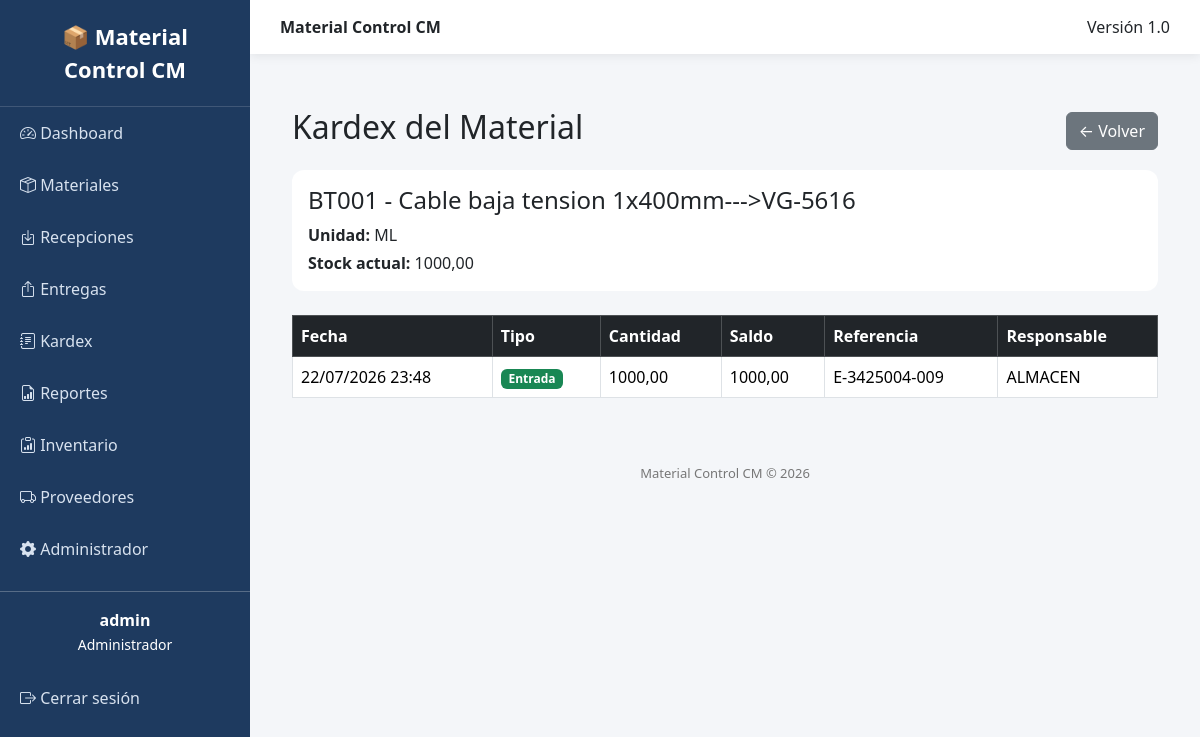
The page /materials/kardex/18/ (signed in) on the database its author committed.
### materials/models.py (models this page shows, shortened)
class Material(models.Model):
    codigo = models.CharField(max_length=30, unique=True)
    nombre = models.CharField(max_length=200)
    unidad = models.CharField(max_length=20)
    stock = models.DecimalField(max_digits=12, decimal_places=2, default=0)
    activo = models.BooleanField(default=True)

### movements/models.py (models this page shows, shortened)
class InventoryMovement(models.Model):
    TIPOS = (
        ("ENTRADA", "Entrada"),
        ("SALIDA", "Salida"),
    )
    material = models.ForeignKey(
        Material,
        on_delete=models.CASCADE
    )
    fecha = models.DateTimeField(
    default=timezone.now
    )
    tipo = models.CharField(
        max_length=10,
        choices=TIPOS
    )
    cantidad = models.DecimalField(
        max_digits=12,
        decimal_places=2
    )
    saldo = models.DecimalField(
        max_digits=12,
        decimal_places=2
    )
    referencia = models.CharField(
        max_length=100,
        blank=True
    )
    responsable = models.CharField(
        max_length=150,
        blank=True
    )
    observacion = models.TextField(
        blank=True
    )
    class Meta:
        ordering = ["-fecha"]
        verbose_name = "Movimiento de Inventario"
        verbose_name_plural = "Movimientos de Inventario"

### materials/views.py (the view)
# urls.py: path("kardex/<int:pk>/", views.material_kardex, name="material_kardex"),
@consulta_required
def material_kardex(request, pk):
    material = get_object_or_404(Material, pk=pk)
    movimientos = (
        InventoryMovement.objects
        .filter(material_id=pk)
        .order_by("-fecha", "-id")
    )
    return render(
        request,
        "materials/kardex.html",
        {
            "material": material,
            "movimientos": movimientos,
        },
    )

### templates/materials/kardex.html
{% extends "base.html" %}
{% block content %}
<div class="container mt-4">
    <div class="d-flex justify-content-between align-items-center mb-3">
        <h2>Kardex del Material</h2>
        <a href="{% url 'material_list' %}" class="btn btn-secondary">
            ← Volver
        </a>
    </div>
    <div class="card mb-4">
        <div class="card-body">
            <h4>{{ material.codigo }} - {{ material.nombre }}</h4>
            <p class="mb-1">
                <strong>Unidad:</strong> {{ material.unidad }}
            </p>
            <p class="mb-0">
                <strong>Stock actual:</strong> {{ material.stock }}
            </p>
        </div>
    </div>
    <table class="table table-bordered table-hover">
        <thead class="table-dark">
            <tr>
                <th>Fecha</th>
                <th>Tipo</th>
                <th>Cantidad</th>
                <th>Saldo</th>
                <th>Referencia</th>
                <th>Responsable</th>
            </tr>
        </thead>
        <tbody>
        {% for movimiento in movimientos %}
            <tr>
                <td>{{ movimiento.fecha|date:"d/m/Y H:i" }}</td>
                <td>
                    {% if movimiento.tipo == "ENTRADA" %}
                        <span class="badge bg-success">
                            Entrada
                        </span>
                    {% else %}
                        <span class="badge bg-danger">
                            Salida
                        </span>
                    {% endif %}
                </td>
                <td>{{ movimiento.cantidad }}</td>
                <td>{{ movimiento.saldo }}</td>
                <td>{{ movimiento.referencia }}</td>
                <td>{{ movimiento.responsable }}</td>
            </tr>
        {% empty %}
            <tr>
                <td colspan="6" class="text-center">
                    No existen movimientos para este material.
                </td>
            </tr>
        {% endfor %}
        </tbody>
    </table>
</div>
{% endblock %}

### templates/base.html (shortened to what this page needs)
{% load static %}
<!DOCTYPE html>
<html lang="es">
<head>
    <link href="https://cdn.jsdelivr.net/npm/bootstrap@5.3.7/dist/css/bootstrap.min.css" rel="stylesheet">
    <link rel="stylesheet"
          href="https://cdn.jsdelivr.net/npm/bootstrap-icons@1.11.3/font/bootstrap-icons.min.css">
    <link href="https://cdn.jsdelivr.net/npm/select2@4.1.0-rc.0/dist/css/select2.min.css" rel="stylesheet">
</head>
<body>
    <div class="sidebar">
    <div class="logo">
        📦 Material Control CM
    </div>
    <a href="/">
        <i class="bi bi-speedometer2"></i>
        Dashboard
    </a>
    {% if user.groups.all.0.name == "Administrador" or user.groups.all.0.name == "Almacenista" or user.groups.all.0.name == "Gerencia" or user.groups.all.0.name == "Consulta" %}
    <a href="/materials/">
        <i class="bi bi-box-seam"></i>
        Materiales
    </a>
    {% endif %}
    {% if user.groups.all.0.name == "Administrador" or user.groups.all.0.name == "Almacenista" or user.groups.all.0.name == "Gerencia" or user.groups.all.0.name == "Consulta" %}
    <a href="/recepciones/">
        <i class="bi bi-box-arrow-in-down"></i>
        Recepciones
    </a>
    {% endif %}
    {% if user.groups.all.0.name == "Administrador" or user.groups.all.0.name == "Almacenista" or user.groups.all.0.name == "Gerencia" or user.groups.all.0.name == "Consulta" %}
    <a href="/entregas/">
        <i class="bi bi-box-arrow-up"></i>
        Entregas
    </a>
    {% endif %}
    <a href="{% url 'kardex_list' %}">
        <i class="bi bi-journal-text"></i>
        Kardex
    </a>
    {% if user.groups.all.0.name == "Administrador" or user.groups.all.0.name == "Gerencia" %}
    <a href="{% url 'report_home' %}">
        <i class="bi bi-file-earmark-bar-graph"></i>
        Reportes
    </a>
    {% endif %}
    {% if user.groups.all.0.name == "Administrador" or user.groups.all.0.name == "Almacenista" or user.groups.all.0.name == "Gerencia" or user.groups.all.0.name == "Consulta" %}
    <a href="{% url 'inventory_list' %}">
        <i class="bi bi-clipboard-data"></i>
        Inventario
    </a>
    {% endif %}
    <a href="{% url 'supplier_list' %}">
        <i class="bi bi-truck"></i>
        Proveedores
    </a>
    {% if user.is_superuser %}
    <a href="{% url 'admin:index' %}">
        <i class="bi bi-gear-fill"></i>
        Administrador
    </a>
    {% endif %}
    <hr class="text-white">
    <div class="text-center text-white mb-3">
        <strong>{{ user.username }}</strong><br>
        <small>{{ user.groups.all.0.name }}</small>
    </div>
    <form method="post" action="{% url 'logout' %}" style="margin:0;">
        <button type="submit" class="logout-btn">
            <i class="bi bi-box-arrow-right"></i>
            Cerrar sesión
        </button>
    </form>
</div>
<div class="content">
    <div class="topbar d-flex justify-content-between">
        <div>
            <strong>Material Control CM</strong>
        </div>
        <div>
            Versión 1.0
        </div>
    </div>
    <div class="page">
        {% block content %}
        {% endblock %}
    </div>
    <footer>
        Material Control CM © 2026
    </footer>
</div>
</body>
</html>

### templates/base.html (style rules this page uses)
body { overflow-x:hidden; background:#f4f6f9; }
.sidebar { width:250px; min-height:100vh; background:#1e3a5f; position:fixed; left:0; top:0; }
.sidebar .logo { padding:20px; color:white; font-size:22px; font-weight:bold; text-align:center; border-bottom:1px solid rgba(255,255,255,.15); }
.sidebar a { color:#d8e2ef; text-decoration:none; display:block; padding:14px 20px; transition:.2s; }
.logout-btn { width:100%; border:none; background:none; color:#d8e2ef; text-align:left; padding:14px 20px; cursor:pointer; transition:.2s; }
.content { margin-left:250px; min-height:100vh; }
.topbar { background:white; padding:15px 30px; box-shadow:0 2px 10px rgba(0,0,0,.08); }
.page { padding:30px; }
.card { border:none; border-radius:12px; }
footer { color:#777; text-align:center; padding:20px; font-size:13px; }

### rows shown on the page
Material: codigo "BT001", nombre "Cable baja tension 1x400mm--->VG-5616", unidad "ML", stock "1000,00"
InventoryMovement: fecha "22/07/2026 23:48", tipo "Entrada", cantidad "1000,00", saldo "1000,00", referencia "E-3425004-009", responsable "ALMACEN"

### other values the page prints
{{ user.username }} "admin"
{{ user.groups.all.0.name }} "Administrador"
